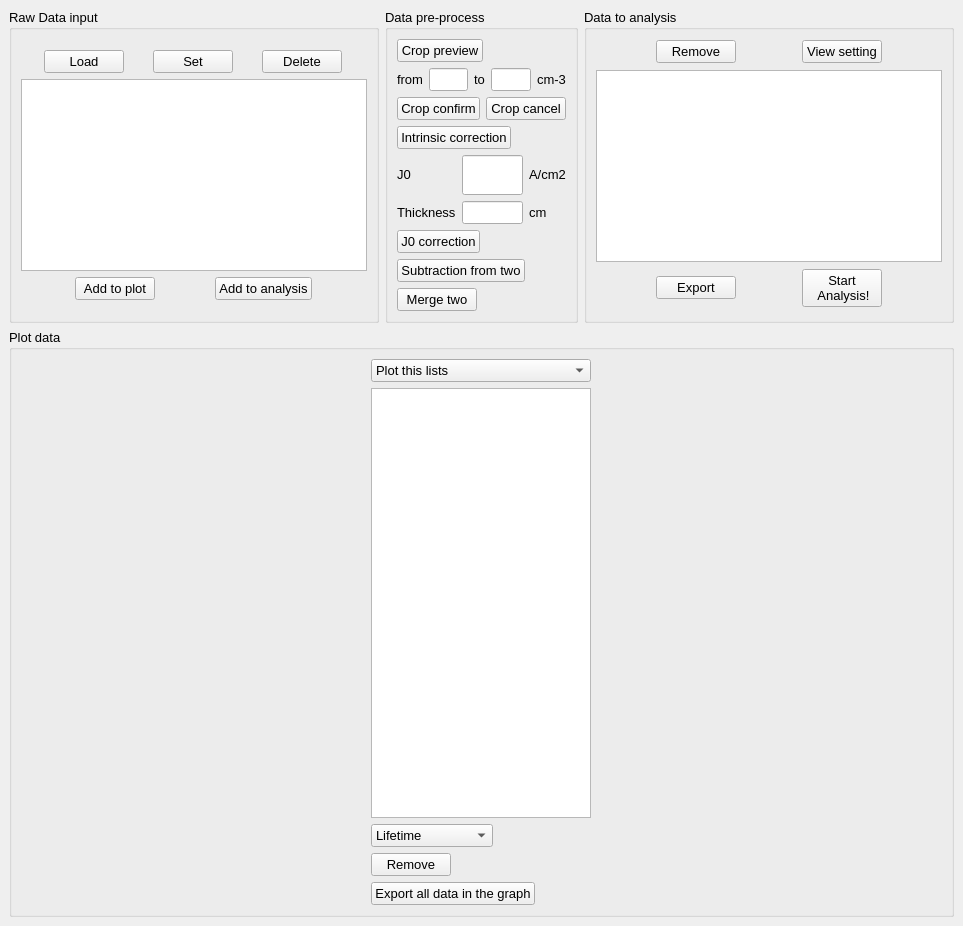
<?xml version="1.0" encoding="UTF-8"?>
<ui version="4.0">
 <class>IDLSanalyzer</class>
 <widget class="QMainWindow" name="IDLSanalyzer">
  <property name="geometry">
   <rect>
    <x>0</x>
    <y>0</y>
    <width>963</width>
    <height>926</height>
   </rect>
  </property>
  <property name="sizePolicy">
   <sizepolicy hsizetype="Preferred" vsizetype="Preferred">
    <horstretch>0</horstretch>
    <verstretch>0</verstretch>
   </sizepolicy>
  </property>
  <property name="minimumSize">
   <size>
    <width>0</width>
    <height>0</height>
   </size>
  </property>
  <property name="maximumSize">
   <size>
    <width>16777215</width>
    <height>16777215</height>
   </size>
  </property>
  <property name="windowTitle">
   <string>IDLS analyzer</string>
  </property>
  <widget class="QWidget" name="centralwidget">
   <property name="enabled">
    <bool>true</bool>
   </property>
   <property name="sizePolicy">
    <sizepolicy hsizetype="Minimum" vsizetype="Preferred">
     <horstretch>0</horstretch>
     <verstretch>0</verstretch>
    </sizepolicy>
   </property>
   <layout class="QVBoxLayout" name="verticalLayout_5">
    <item>
     <layout class="QVBoxLayout" name="verticalLayout_2">
      <property name="sizeConstraint">
       <enum>QLayout::SetDefaultConstraint</enum>
      </property>
      <item>
       <layout class="QHBoxLayout" name="horizontalLayout">
        <item>
         <widget class="QGroupBox" name="groupBox">
          <property name="sizePolicy">
           <sizepolicy hsizetype="Preferred" vsizetype="Preferred">
            <horstretch>0</horstretch>
            <verstretch>0</verstretch>
           </sizepolicy>
          </property>
          <property name="minimumSize">
           <size>
            <width>0</width>
            <height>280</height>
           </size>
          </property>
          <property name="font">
           <font>
            <family>Helvetica</family>
            <pointsize>10</pointsize>
           </font>
          </property>
          <property name="autoFillBackground">
           <bool>false</bool>
          </property>
          <property name="title">
           <string>Raw Data input</string>
          </property>
          <layout class="QVBoxLayout" name="verticalLayout_6">
           <item>
            <layout class="QVBoxLayout" name="verticalLayout_3">
             <item>
              <layout class="QHBoxLayout" name="horizontalLayout_2">
               <item>
                <widget class="QPushButton" name="pushButton_load">
                 <property name="sizePolicy">
                  <sizepolicy hsizetype="Fixed" vsizetype="Fixed">
                   <horstretch>0</horstretch>
                   <verstretch>0</verstretch>
                  </sizepolicy>
                 </property>
                 <property name="font">
                  <font>
                   <family>Helvetica</family>
                   <pointsize>10</pointsize>
                  </font>
                 </property>
                 <property name="text">
                  <string>Load</string>
                 </property>
                </widget>
               </item>
               <item>
                <widget class="QPushButton" name="pushButton_set">
                 <property name="sizePolicy">
                  <sizepolicy hsizetype="Fixed" vsizetype="Fixed">
                   <horstretch>0</horstretch>
                   <verstretch>0</verstretch>
                  </sizepolicy>
                 </property>
                 <property name="font">
                  <font>
                   <family>Helvetica</family>
                   <pointsize>10</pointsize>
                  </font>
                 </property>
                 <property name="text">
                  <string>Set</string>
                 </property>
                </widget>
               </item>
               <item>
                <widget class="QPushButton" name="pushButton_del">
                 <property name="sizePolicy">
                  <sizepolicy hsizetype="Fixed" vsizetype="Fixed">
                   <horstretch>0</horstretch>
                   <verstretch>0</verstretch>
                  </sizepolicy>
                 </property>
                 <property name="font">
                  <font>
                   <family>Helvetica</family>
                   <pointsize>10</pointsize>
                  </font>
                 </property>
                 <property name="text">
                  <string>Delete</string>
                 </property>
                </widget>
               </item>
              </layout>
             </item>
             <item>
              <widget class="QListWidget" name="listWidget_data">
               <property name="sizePolicy">
                <sizepolicy hsizetype="Preferred" vsizetype="Fixed">
                 <horstretch>0</horstretch>
                 <verstretch>0</verstretch>
                </sizepolicy>
               </property>
               <property name="font">
                <font>
                 <pointsize>10</pointsize>
                </font>
               </property>
              </widget>
             </item>
             <item>
              <layout class="QHBoxLayout" name="horizontalLayout_3">
               <item>
                <widget class="QPushButton" name="pushButton_data2plot">
                 <property name="sizePolicy">
                  <sizepolicy hsizetype="Fixed" vsizetype="Fixed">
                   <horstretch>0</horstretch>
                   <verstretch>0</verstretch>
                  </sizepolicy>
                 </property>
                 <property name="font">
                  <font>
                   <family>Helvetica</family>
                   <pointsize>10</pointsize>
                  </font>
                 </property>
                 <property name="text">
                  <string>Add to plot</string>
                 </property>
                </widget>
               </item>
               <item>
                <widget class="QPushButton" name="pushButton_data2fit">
                 <property name="sizePolicy">
                  <sizepolicy hsizetype="Fixed" vsizetype="Fixed">
                   <horstretch>0</horstretch>
                   <verstretch>0</verstretch>
                  </sizepolicy>
                 </property>
                 <property name="font">
                  <font>
                   <family>Helvetica</family>
                   <pointsize>10</pointsize>
                  </font>
                 </property>
                 <property name="text">
                  <string>Add to analysis</string>
                 </property>
                </widget>
               </item>
              </layout>
             </item>
            </layout>
           </item>
          </layout>
         </widget>
        </item>
        <item>
         <widget class="QGroupBox" name="groupBox_3">
          <property name="sizePolicy">
           <sizepolicy hsizetype="Fixed" vsizetype="Preferred">
            <horstretch>0</horstretch>
            <verstretch>0</verstretch>
           </sizepolicy>
          </property>
          <property name="minimumSize">
           <size>
            <width>0</width>
            <height>280</height>
           </size>
          </property>
          <property name="font">
           <font>
            <family>Helvetica</family>
            <pointsize>10</pointsize>
           </font>
          </property>
          <property name="title">
           <string>Data pre-process</string>
          </property>
          <layout class="QVBoxLayout" name="verticalLayout_8">
           <item>
            <widget class="QPushButton" name="pushButton_corp">
             <property name="sizePolicy">
              <sizepolicy hsizetype="Fixed" vsizetype="Fixed">
               <horstretch>0</horstretch>
               <verstretch>0</verstretch>
              </sizepolicy>
             </property>
             <property name="font">
              <font>
               <family>Helvetica</family>
               <pointsize>10</pointsize>
              </font>
             </property>
             <property name="text">
              <string>Crop preview</string>
             </property>
            </widget>
           </item>
           <item>
            <layout class="QHBoxLayout" name="horizontalLayout_5">
             <item>
              <widget class="QLabel" name="label_4">
               <property name="sizePolicy">
                <sizepolicy hsizetype="Fixed" vsizetype="Fixed">
                 <horstretch>0</horstretch>
                 <verstretch>0</verstretch>
                </sizepolicy>
               </property>
               <property name="font">
                <font>
                 <family>Helvetica</family>
                 <pointsize>10</pointsize>
                </font>
               </property>
               <property name="text">
                <string>from</string>
               </property>
              </widget>
             </item>
             <item>
              <widget class="QLineEdit" name="lineEdit_croplow">
               <property name="sizePolicy">
                <sizepolicy hsizetype="Maximum" vsizetype="Fixed">
                 <horstretch>0</horstretch>
                 <verstretch>0</verstretch>
                </sizepolicy>
               </property>
               <property name="font">
                <font>
                 <pointsize>10</pointsize>
                </font>
               </property>
              </widget>
             </item>
             <item>
              <widget class="QLabel" name="label_5">
               <property name="sizePolicy">
                <sizepolicy hsizetype="Fixed" vsizetype="Fixed">
                 <horstretch>0</horstretch>
                 <verstretch>0</verstretch>
                </sizepolicy>
               </property>
               <property name="font">
                <font>
                 <family>Helvetica</family>
                 <pointsize>10</pointsize>
                </font>
               </property>
               <property name="text">
                <string>to</string>
               </property>
              </widget>
             </item>
             <item>
              <widget class="QLineEdit" name="lineEdit_crophigh">
               <property name="sizePolicy">
                <sizepolicy hsizetype="Preferred" vsizetype="Fixed">
                 <horstretch>0</horstretch>
                 <verstretch>0</verstretch>
                </sizepolicy>
               </property>
               <property name="font">
                <font>
                 <pointsize>10</pointsize>
                </font>
               </property>
              </widget>
             </item>
             <item>
              <widget class="QLabel" name="label_6">
               <property name="sizePolicy">
                <sizepolicy hsizetype="Fixed" vsizetype="Fixed">
                 <horstretch>0</horstretch>
                 <verstretch>0</verstretch>
                </sizepolicy>
               </property>
               <property name="font">
                <font>
                 <family>Helvetica</family>
                 <pointsize>10</pointsize>
                </font>
               </property>
               <property name="text">
                <string>cm-3</string>
               </property>
              </widget>
             </item>
            </layout>
           </item>
           <item>
            <layout class="QHBoxLayout" name="horizontalLayout_7">
             <item>
              <widget class="QPushButton" name="pushButton_corpconfirm">
               <property name="sizePolicy">
                <sizepolicy hsizetype="Fixed" vsizetype="Fixed">
                 <horstretch>0</horstretch>
                 <verstretch>0</verstretch>
                </sizepolicy>
               </property>
               <property name="font">
                <font>
                 <family>Helvetica</family>
                 <pointsize>10</pointsize>
                </font>
               </property>
               <property name="text">
                <string>Crop confirm</string>
               </property>
              </widget>
             </item>
             <item>
              <widget class="QPushButton" name="pushButton_corpcancel">
               <property name="sizePolicy">
                <sizepolicy hsizetype="Fixed" vsizetype="Fixed">
                 <horstretch>0</horstretch>
                 <verstretch>0</verstretch>
                </sizepolicy>
               </property>
               <property name="font">
                <font>
                 <family>Helvetica</family>
                 <pointsize>10</pointsize>
                </font>
               </property>
               <property name="text">
                <string>Crop cancel</string>
               </property>
              </widget>
             </item>
            </layout>
           </item>
           <item>
            <widget class="QPushButton" name="pushButton_intcorrect">
             <property name="sizePolicy">
              <sizepolicy hsizetype="Fixed" vsizetype="Fixed">
               <horstretch>0</horstretch>
               <verstretch>0</verstretch>
              </sizepolicy>
             </property>
             <property name="font">
              <font>
               <family>Helvetica</family>
               <pointsize>10</pointsize>
              </font>
             </property>
             <property name="text">
              <string>Intrinsic correction</string>
             </property>
            </widget>
           </item>
           <item>
            <layout class="QGridLayout" name="gridLayout">
             <item row="1" column="0">
              <widget class="QLabel" name="label_7">
               <property name="sizePolicy">
                <sizepolicy hsizetype="Preferred" vsizetype="Fixed">
                 <horstretch>0</horstretch>
                 <verstretch>0</verstretch>
                </sizepolicy>
               </property>
               <property name="font">
                <font>
                 <pointsize>10</pointsize>
                </font>
               </property>
               <property name="text">
                <string>Thickness</string>
               </property>
              </widget>
             </item>
             <item row="0" column="0">
              <widget class="QLabel" name="label_3">
               <property name="sizePolicy">
                <sizepolicy hsizetype="Preferred" vsizetype="Fixed">
                 <horstretch>0</horstretch>
                 <verstretch>0</verstretch>
                </sizepolicy>
               </property>
               <property name="font">
                <font>
                 <pointsize>10</pointsize>
                </font>
               </property>
               <property name="text">
                <string>J0</string>
               </property>
              </widget>
             </item>
             <item row="1" column="2">
              <widget class="QLabel" name="label_2">
               <property name="sizePolicy">
                <sizepolicy hsizetype="Preferred" vsizetype="Fixed">
                 <horstretch>0</horstretch>
                 <verstretch>0</verstretch>
                </sizepolicy>
               </property>
               <property name="font">
                <font>
                 <pointsize>10</pointsize>
                </font>
               </property>
               <property name="text">
                <string>cm</string>
               </property>
              </widget>
             </item>
             <item row="1" column="1">
              <widget class="QLineEdit" name="lineEdit_thickness">
               <property name="sizePolicy">
                <sizepolicy hsizetype="Maximum" vsizetype="Fixed">
                 <horstretch>0</horstretch>
                 <verstretch>0</verstretch>
                </sizepolicy>
               </property>
               <property name="font">
                <font>
                 <pointsize>10</pointsize>
                </font>
               </property>
              </widget>
             </item>
             <item row="0" column="2">
              <widget class="QLabel" name="label">
               <property name="sizePolicy">
                <sizepolicy hsizetype="Preferred" vsizetype="Fixed">
                 <horstretch>0</horstretch>
                 <verstretch>0</verstretch>
                </sizepolicy>
               </property>
               <property name="font">
                <font>
                 <pointsize>10</pointsize>
                </font>
               </property>
               <property name="text">
                <string>A/cm2</string>
               </property>
              </widget>
             </item>
             <item row="0" column="1">
              <widget class="QLineEdit" name="lineEdit_j0">
               <property name="sizePolicy">
                <sizepolicy hsizetype="Maximum" vsizetype="Fixed">
                 <horstretch>0</horstretch>
                 <verstretch>0</verstretch>
                </sizepolicy>
               </property>
               <property name="minimumSize">
                <size>
                 <width>0</width>
                 <height>40</height>
                </size>
               </property>
               <property name="font">
                <font>
                 <pointsize>10</pointsize>
                </font>
               </property>
              </widget>
             </item>
            </layout>
           </item>
           <item>
            <widget class="QPushButton" name="pushButton_j0correction">
             <property name="sizePolicy">
              <sizepolicy hsizetype="Fixed" vsizetype="Fixed">
               <horstretch>0</horstretch>
               <verstretch>0</verstretch>
              </sizepolicy>
             </property>
             <property name="font">
              <font>
               <pointsize>10</pointsize>
              </font>
             </property>
             <property name="text">
              <string>J0 correction</string>
             </property>
            </widget>
           </item>
           <item>
            <widget class="QPushButton" name="pushButton_sub2data">
             <property name="sizePolicy">
              <sizepolicy hsizetype="Fixed" vsizetype="Fixed">
               <horstretch>0</horstretch>
               <verstretch>0</verstretch>
              </sizepolicy>
             </property>
             <property name="font">
              <font>
               <family>Helvetica</family>
               <pointsize>10</pointsize>
              </font>
             </property>
             <property name="text">
              <string>Subtraction from two</string>
             </property>
            </widget>
           </item>
           <item>
            <widget class="QPushButton" name="pushButton_mergetwo">
             <property name="sizePolicy">
              <sizepolicy hsizetype="Fixed" vsizetype="Fixed">
               <horstretch>0</horstretch>
               <verstretch>0</verstretch>
              </sizepolicy>
             </property>
             <property name="font">
              <font>
               <family>Helvetica</family>
               <pointsize>10</pointsize>
              </font>
             </property>
             <property name="text">
              <string>Merge two</string>
             </property>
            </widget>
           </item>
          </layout>
         </widget>
        </item>
        <item>
         <widget class="QGroupBox" name="groupBox_2">
          <property name="sizePolicy">
           <sizepolicy hsizetype="Preferred" vsizetype="Preferred">
            <horstretch>0</horstretch>
            <verstretch>0</verstretch>
           </sizepolicy>
          </property>
          <property name="minimumSize">
           <size>
            <width>0</width>
            <height>280</height>
           </size>
          </property>
          <property name="font">
           <font>
            <family>Helvetica</family>
            <pointsize>10</pointsize>
           </font>
          </property>
          <property name="layoutDirection">
           <enum>Qt::LeftToRight</enum>
          </property>
          <property name="autoFillBackground">
           <bool>false</bool>
          </property>
          <property name="title">
           <string>Data to analysis</string>
          </property>
          <layout class="QVBoxLayout" name="verticalLayout_7">
           <item>
            <layout class="QHBoxLayout" name="horizontalLayout_12">
             <item>
              <widget class="QPushButton" name="pushButton_delanalysis">
               <property name="sizePolicy">
                <sizepolicy hsizetype="Fixed" vsizetype="Fixed">
                 <horstretch>0</horstretch>
                 <verstretch>0</verstretch>
                </sizepolicy>
               </property>
               <property name="font">
                <font>
                 <family>Helvetica</family>
                 <pointsize>10</pointsize>
                </font>
               </property>
               <property name="text">
                <string>Remove</string>
               </property>
              </widget>
             </item>
             <item>
              <widget class="QPushButton" name="pushButton_viewset">
               <property name="sizePolicy">
                <sizepolicy hsizetype="Fixed" vsizetype="Fixed">
                 <horstretch>0</horstretch>
                 <verstretch>0</verstretch>
                </sizepolicy>
               </property>
               <property name="font">
                <font>
                 <family>Helvetica</family>
                 <pointsize>10</pointsize>
                </font>
               </property>
               <property name="text">
                <string>View setting</string>
               </property>
              </widget>
             </item>
            </layout>
           </item>
           <item>
            <widget class="QListWidget" name="listWidget_analysis">
             <property name="sizePolicy">
              <sizepolicy hsizetype="Preferred" vsizetype="Maximum">
               <horstretch>0</horstretch>
               <verstretch>0</verstretch>
              </sizepolicy>
             </property>
             <property name="font">
              <font>
               <pointsize>10</pointsize>
              </font>
             </property>
            </widget>
           </item>
           <item>
            <layout class="QHBoxLayout" name="horizontalLayout_9">
             <item>
              <widget class="QPushButton" name="pushButton_exp">
               <property name="sizePolicy">
                <sizepolicy hsizetype="Fixed" vsizetype="Fixed">
                 <horstretch>0</horstretch>
                 <verstretch>0</verstretch>
                </sizepolicy>
               </property>
               <property name="font">
                <font>
                 <pointsize>10</pointsize>
                </font>
               </property>
               <property name="text">
                <string>Export</string>
               </property>
              </widget>
             </item>
             <item>
              <widget class="QPushButton" name="pushButton_Analysis">
               <property name="sizePolicy">
                <sizepolicy hsizetype="Fixed" vsizetype="Fixed">
                 <horstretch>0</horstretch>
                 <verstretch>0</verstretch>
                </sizepolicy>
               </property>
               <property name="font">
                <font>
                 <family>Helvetica</family>
                 <pointsize>10</pointsize>
                </font>
               </property>
               <property name="text">
                <string>Start
 Analysis!</string>
               </property>
              </widget>
             </item>
            </layout>
           </item>
          </layout>
         </widget>
        </item>
       </layout>
      </item>
      <item>
       <widget class="QGroupBox" name="groupBox_5">
        <property name="sizePolicy">
         <sizepolicy hsizetype="MinimumExpanding" vsizetype="Expanding">
          <horstretch>0</horstretch>
          <verstretch>0</verstretch>
         </sizepolicy>
        </property>
        <property name="font">
         <font>
          <family>Helvetica</family>
          <pointsize>10</pointsize>
         </font>
        </property>
        <property name="title">
         <string>Plot data</string>
        </property>
        <property name="flat">
         <bool>false</bool>
        </property>
        <property name="checkable">
         <bool>false</bool>
        </property>
        <layout class="QHBoxLayout" name="horizontalLayout_6">
         <item>
          <layout class="QHBoxLayout" name="horizontalLayout_4">
           <item>
            <layout class="QVBoxLayout" name="verticalLayout_4">
             <item>
              <widget class="QComboBox" name="comboBox_plotwhat">
               <property name="sizePolicy">
                <sizepolicy hsizetype="Fixed" vsizetype="Fixed">
                 <horstretch>0</horstretch>
                 <verstretch>0</verstretch>
                </sizepolicy>
               </property>
               <property name="minimumSize">
                <size>
                 <width>220</width>
                 <height>0</height>
                </size>
               </property>
               <property name="sizeIncrement">
                <size>
                 <width>0</width>
                 <height>0</height>
                </size>
               </property>
               <property name="font">
                <font>
                 <family>Helvetica</family>
                 <pointsize>10</pointsize>
                </font>
               </property>
               <item>
                <property name="text">
                 <string>Plot this lists</string>
                </property>
               </item>
               <item>
                <property name="text">
                 <string>Plot all data to be analyzed</string>
                </property>
               </item>
              </widget>
             </item>
             <item>
              <widget class="QListWidget" name="listWidget_plotlist">
               <property name="sizePolicy">
                <sizepolicy hsizetype="Fixed" vsizetype="MinimumExpanding">
                 <horstretch>0</horstretch>
                 <verstretch>0</verstretch>
                </sizepolicy>
               </property>
               <property name="maximumSize">
                <size>
                 <width>220</width>
                 <height>16777215</height>
                </size>
               </property>
               <property name="font">
                <font>
                 <pointsize>10</pointsize>
                </font>
               </property>
              </widget>
             </item>
             <item>
              <widget class="QComboBox" name="comboBox_plotinverse">
               <property name="sizePolicy">
                <sizepolicy hsizetype="Fixed" vsizetype="Fixed">
                 <horstretch>0</horstretch>
                 <verstretch>0</verstretch>
                </sizepolicy>
               </property>
               <property name="font">
                <font>
                 <family>Helvetica</family>
                 <pointsize>10</pointsize>
                </font>
               </property>
               <item>
                <property name="text">
                 <string>Lifetime</string>
                </property>
               </item>
               <item>
                <property name="text">
                 <string>Inverse Lifetime</string>
                </property>
               </item>
              </widget>
             </item>
             <item>
              <widget class="QPushButton" name="pushButton_delplot">
               <property name="sizePolicy">
                <sizepolicy hsizetype="Fixed" vsizetype="Fixed">
                 <horstretch>0</horstretch>
                 <verstretch>0</verstretch>
                </sizepolicy>
               </property>
               <property name="font">
                <font>
                 <family>Helvetica</family>
                 <pointsize>10</pointsize>
                </font>
               </property>
               <property name="text">
                <string>Remove</string>
               </property>
              </widget>
             </item>
             <item>
              <widget class="QPushButton" name="pushButton_expdata">
               <property name="sizePolicy">
                <sizepolicy hsizetype="Fixed" vsizetype="Fixed">
                 <horstretch>0</horstretch>
                 <verstretch>0</verstretch>
                </sizepolicy>
               </property>
               <property name="font">
                <font>
                 <family>Helvetica</family>
                 <pointsize>10</pointsize>
                </font>
               </property>
               <property name="text">
                <string>Export all data in the graph</string>
               </property>
              </widget>
             </item>
            </layout>
           </item>
           <item>
            <layout class="QVBoxLayout" name="verticalLayout">
             <property name="sizeConstraint">
              <enum>QLayout::SetDefaultConstraint</enum>
             </property>
            </layout>
           </item>
          </layout>
         </item>
        </layout>
       </widget>
      </item>
     </layout>
    </item>
   </layout>
  </widget>
  <widget class="QMenuBar" name="menubar">
   <property name="geometry">
    <rect>
     <x>0</x>
     <y>0</y>
     <width>963</width>
     <height>21</height>
    </rect>
   </property>
  </widget>
  <action name="action1">
   <property name="text">
    <string>1</string>
   </property>
  </action>
  <action name="action1_2">
   <property name="text">
    <string>1</string>
   </property>
  </action>
  <action name="action1_3">
   <property name="text">
    <string>1</string>
   </property>
  </action>
 </widget>
 <tabstops>
  <tabstop>pushButton_load</tabstop>
  <tabstop>pushButton_set</tabstop>
  <tabstop>pushButton_del</tabstop>
  <tabstop>listWidget_data</tabstop>
  <tabstop>pushButton_data2plot</tabstop>
  <tabstop>pushButton_data2fit</tabstop>
  <tabstop>pushButton_corp</tabstop>
  <tabstop>lineEdit_croplow</tabstop>
  <tabstop>lineEdit_crophigh</tabstop>
  <tabstop>pushButton_corpconfirm</tabstop>
  <tabstop>pushButton_corpcancel</tabstop>
  <tabstop>pushButton_intcorrect</tabstop>
  <tabstop>lineEdit_j0</tabstop>
  <tabstop>lineEdit_thickness</tabstop>
  <tabstop>pushButton_j0correction</tabstop>
  <tabstop>pushButton_sub2data</tabstop>
  <tabstop>pushButton_mergetwo</tabstop>
  <tabstop>pushButton_delanalysis</tabstop>
  <tabstop>pushButton_viewset</tabstop>
  <tabstop>listWidget_analysis</tabstop>
  <tabstop>comboBox_plotwhat</tabstop>
  <tabstop>listWidget_plotlist</tabstop>
  <tabstop>comboBox_plotinverse</tabstop>
  <tabstop>pushButton_delplot</tabstop>
  <tabstop>pushButton_expdata</tabstop>
 </tabstops>
 <resources/>
 <connections/>
</ui>
